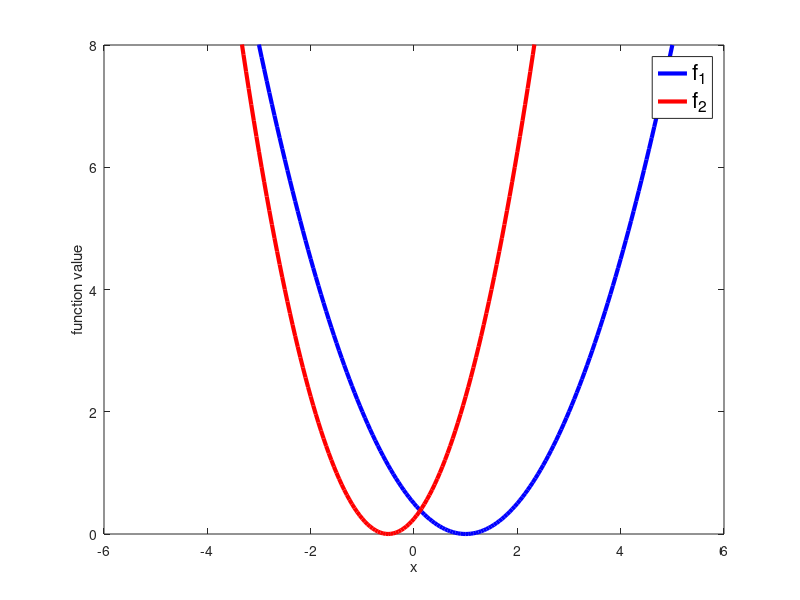

Recreate this plot in MATLAB.

%1-d grid
dx = 0.05; 
x = -5 : dx : 5; 

% two functions
f1 = 0.5*((x-1).^2);
f2 = 0.5*((x+1).^2) + 0.5*(x.^2)-0.25;


plot(x, f1, 'b', 'LineWidth',3)
hold on
plot(x, f2, 'r', 'LineWidth',3)

% set properties of the figure
ylim([0 8])
xlabel('x')
ylabel('function value')
LEG = legend('f_1','f_2')
set(LEG,'FontSize',16);

